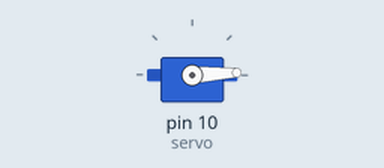
Recording of a sketch running on a simulated Arduino Uno, built with avr-gcc and run on an emulated ATmega328P. Parts: servo.

Above: at 0.05 s.
At 0.85 s:
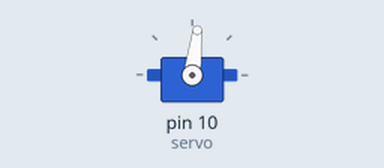
At 1.65 s:
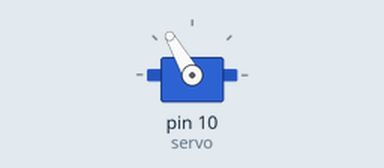
At 3.25 s:
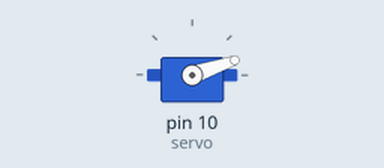
Timing chart, 0 to 5.8 s (numbered marks = the images above):
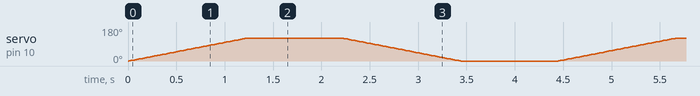

The sketch:

steering_engine.ino
```cpp
#include <Servo.h>
// Arduino舵机驱动库 #include <Servo.h>
Servo servo;
void setup() {
      servo.attach(10);  // 舵机信息线连接位置
}

void loop() {
     for (int pos = 0; pos <= 120; pos++) {
         servo.write(pos);  // 写舵机旋转角度
         delay(10);   // 等待舵机旋转完成
    }
    delay(1000);
    for (int pos = 120; pos >=0; pos--) {
        servo.write(pos);
        delay(10);
    }
    delay(1000);
}
```
